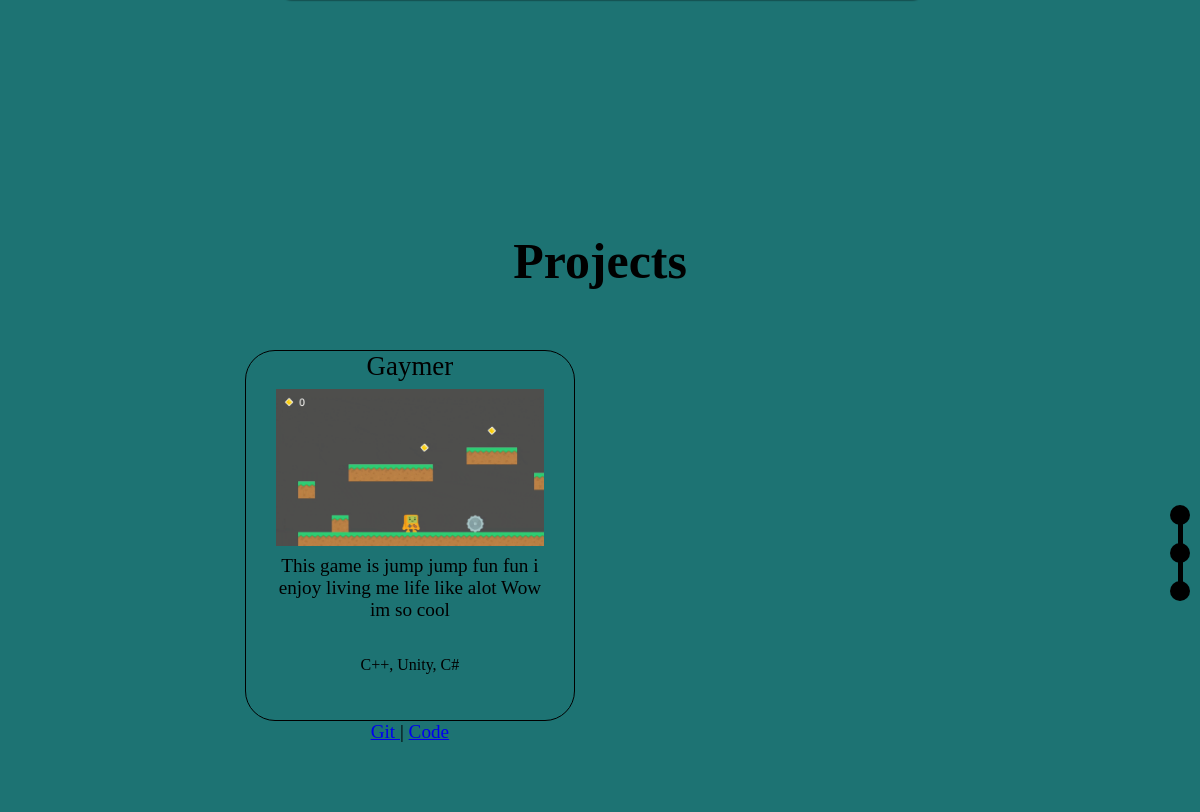
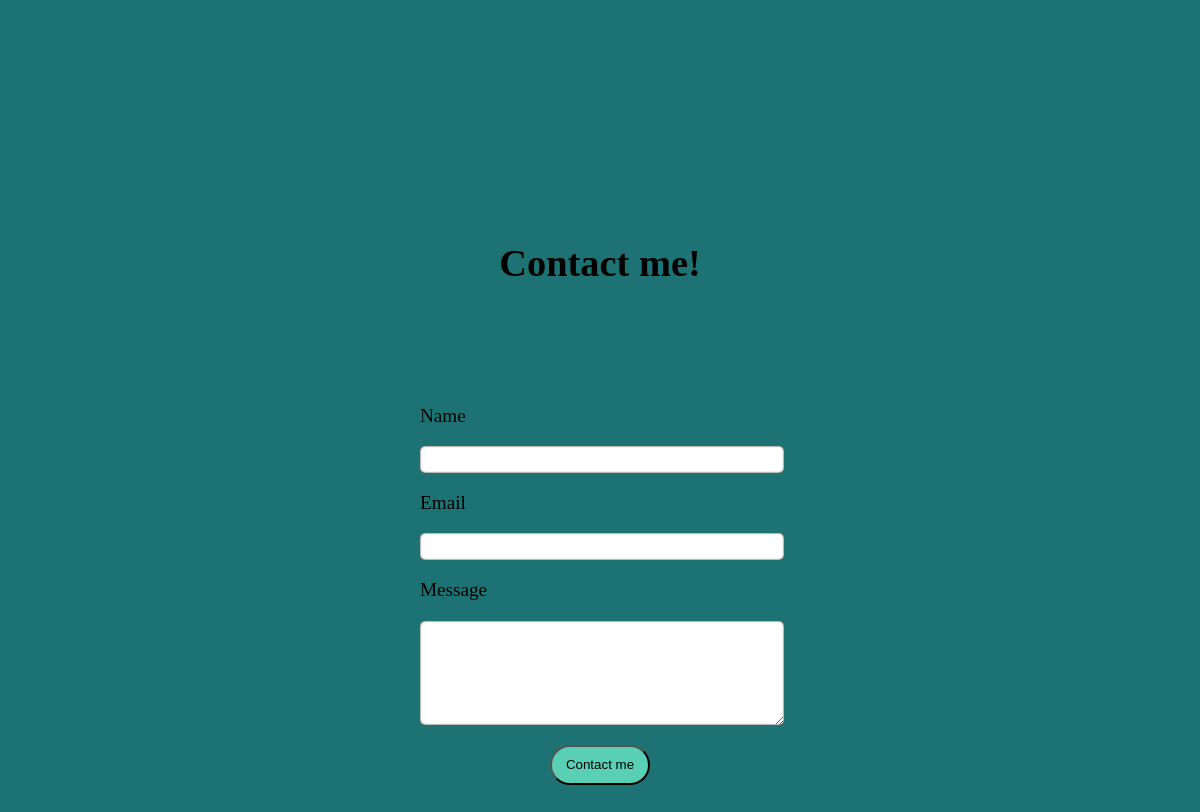
The app's page / (lower part), older data (2 pictures, top to bottom).
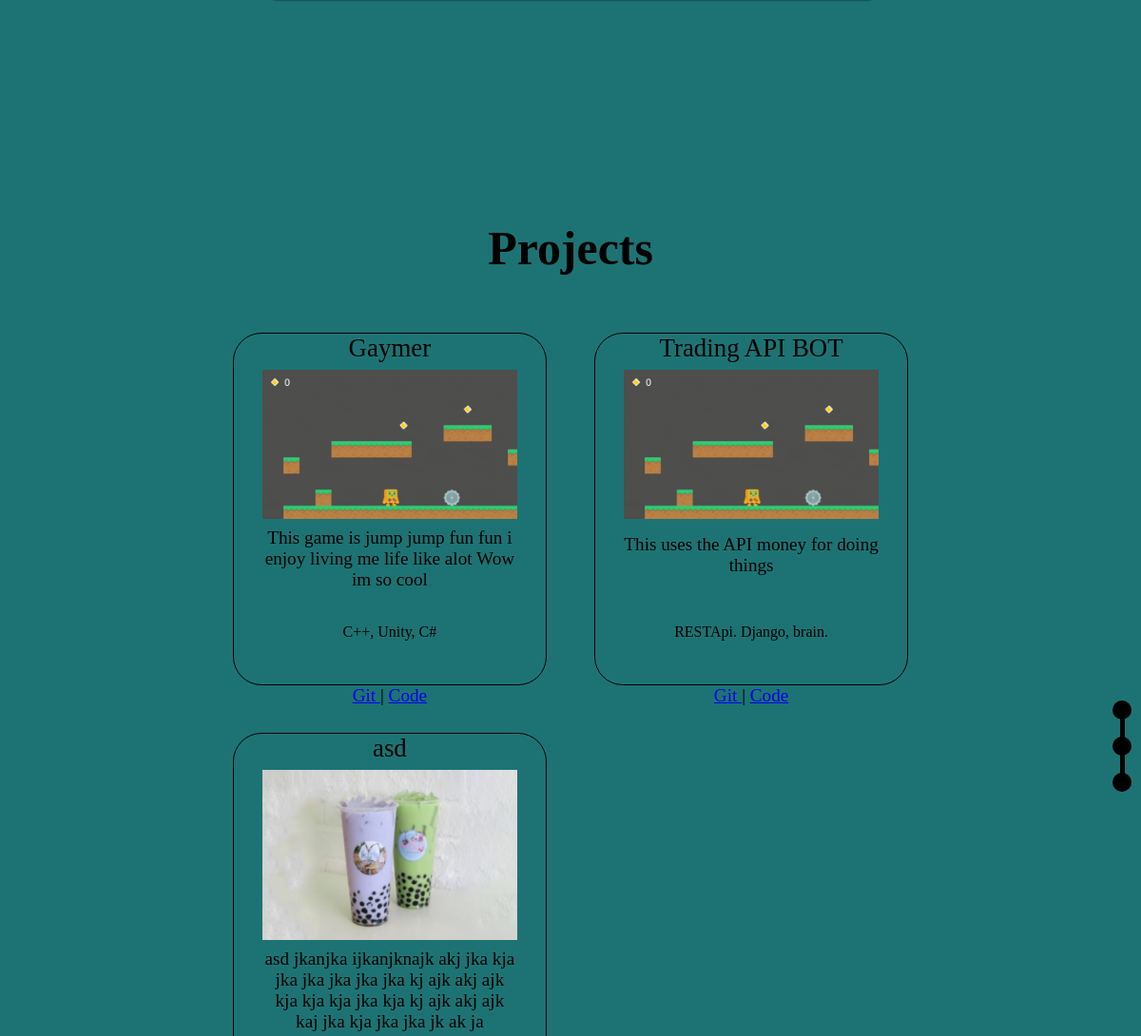
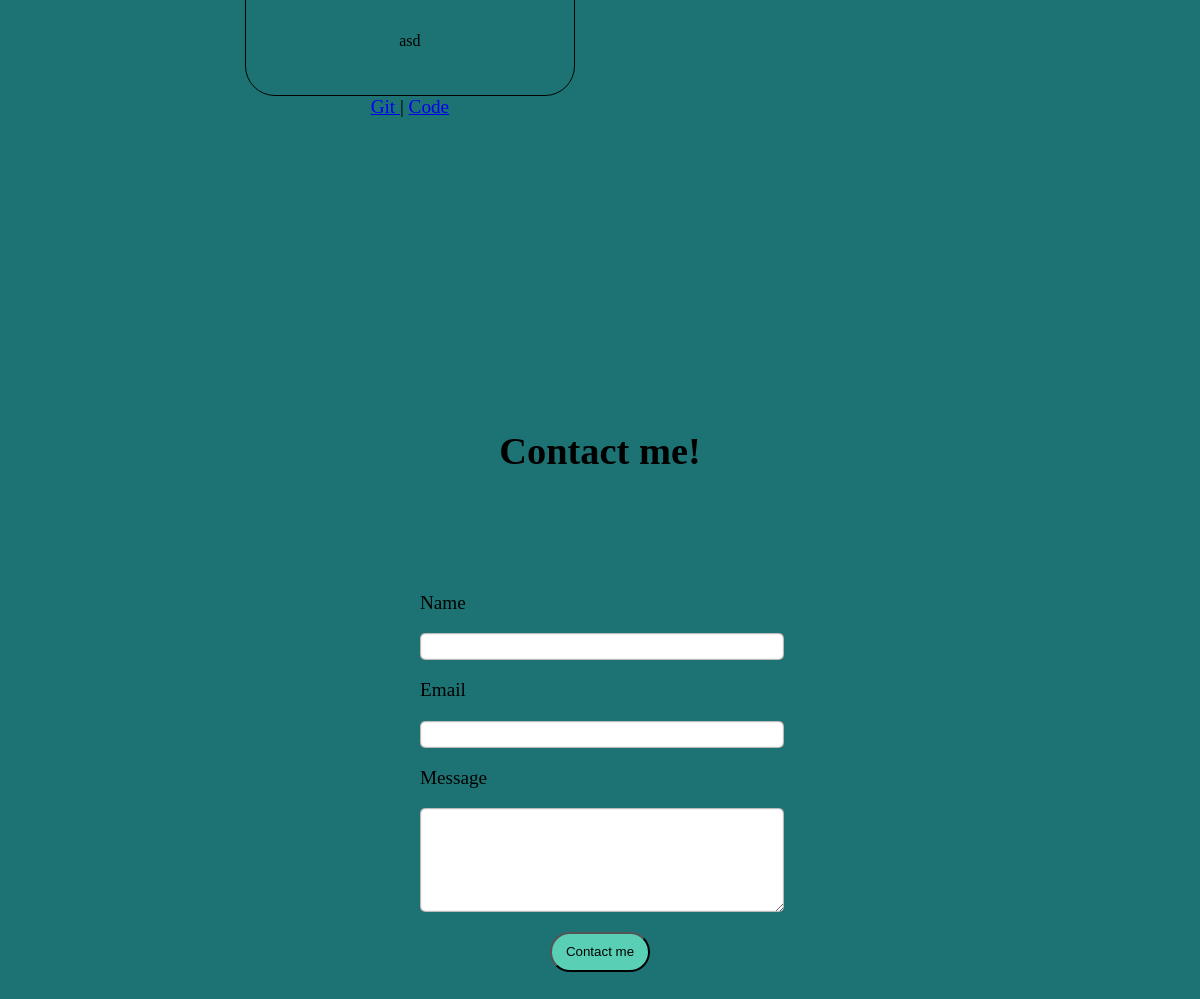
The same page, newer data (2 pictures, top to bottom).
### website/models.py (models this page shows, shortened)
class Project(models.Model):
    name = models.CharField(max_length=10000)
    photo = models.ImageField(upload_to ='images/')
    description = models.CharField(max_length=1000000)
    tech = models.CharField(max_length=10000)
    gitlink =  models.URLField()
    codelink = models.URLField()

### website/views.py (the view)
# urls.py: path('', views.index, name='index'),
def index(request):
  projects = Project.objects.all()
  return render(request, 'index.html', {'projects': projects})

### templates/index.html (shortened to what this page needs)
{% load static %}
<!DOCTYPE html>
<html id="top" lang="en">
<head>
  <link rel="stylesheet" href="{% static 'stylesheets/styles.css' %}" >
  <link rel="stylesheet" href="{% static 'stylesheets/rightsidebar.css' %}" >
  <link rel="stylesheet" href="{% static 'stylesheets/scrollbar.css' %}" >
</head>
<body id="body">
  <div id="title-projects">
    <h1>Projects</h1>
  </div>
  <div id="projects">
    {% for project in projects %}
    <div class="project-box">
      <div class="name">{{project.name}}</div>
      <div class="project-preview">
        <img class='TD-pic' src="{{project.photo.url}}">
      </div>
      <div class="project-Description"><p>{{project.description}}</p></div>
      <div class="project-tech">
        <p>{{project.tech}}</p>
      </div>
      <div class="project-links">
        <a href='{{project.gitlink}}' target='blank'> Git </a> |
        <a href='{{project.codelink}}' target='blank'> Code </a>
      </div>
    </div>
    {% endfor %}
  </div>
  <div class ="right-sidebar">
    <a href="#top">
      <div class="sidebar-about">
      </div>
    </a>
    <div class="bar"></div>
    <a href="#title-projects">
      <div class="sidebar-work">
      </div>
    </a>
    <div class="bar"></div>
    <a href="#Contact-me">
      <div class="sidebar-contact">
      </div>
    </a>
  </div>
  <div class="Footer">
    <div id="title-contact">
      <h1 id="Contact-me">Contact me!</h1>
    </div>
    <div class="contact-info">
      <div class="test">
      <form method="POST">
        <p>Name</p>
        <input class="contact-name" type="text" name="contact-name">
        <p>Email</p>
        <input class="contact-email" type="email" name="contact-email">
        <p>Message</p>
        <textarea class="contact-text" type="text" name="contact-text"></textarea>
        <input class="sumbit" type="Submit" value="Contact me">
      </form>
      </div>
    </div>
  </div>
</body>
</html>

### static/stylesheets/styles.css (style rules this page uses)
html { scroll-behavior: smooth; font-size: 1.2rem; }
#body { background-color: #1D7373; text-decoration: none; margin-bottom: 100px; }
#title-projects { font-size: 1.3rem; text-align: center; margin: 60px; }
#projects { display: grid; grid-template-columns: 1fr 1fr 1fr; row-gap: 50px; column-gap: 50px; width: 60%; justify-content: center; margin: auto; margin-top: 10px; margin-bottom: 20%; }
.project-box { color: black; padding: 9%; position: relative; border-radius: 30px; border: 1px solid black; display: grid; }
.project-links { position: absolute; top: 3; }
.TD-pic { width: 100%; padding-top: 8px; }
.project-Description { text-align: center; margin-top: -15px; }
.project-tech { font-size: 16px; text-align: center; align-self: end; }
.project-links { position: absolute; bottom: -23px; left: 50%; transform: translate(-50%, 0); }
.name { position: absolute; left: 50%; transform: translate(-50%, 0); font-size: 1.4rem; white-space: nowrap; }
.contact-info { margin: 100px auto; display: flex; padding: 2%; flex-direction: column; width: 30%; padding: 0 30px 30px 30px; }
#Contact-me { width: 100%; text-align: center; }
.test { width: 100%; white-space: wrap; }
.contact-name, .contact-text, .contact-email { width: 100%; height: 25px; border-radius: 5px; text-align: justify; border-style: none; box-shadow: inset 0 0 2px; }
.sumbit { width: 100px; background-color: #59d0b6; height: 40px; border-radius: 50px; display: block; margin: 15px auto; }
.contact-text { height: 100px; text-align: justify; white-space: wrap; width: 100; }
.Footer { margin-top: 70px; position: absolute; left: 0; right: 0; }
@media (min-width: 801px)  and (max-width: 1500px) { #projects { grid-template-columns: 1fr 1fr; } }

### static/stylesheets/rightsidebar.css (style rules this page uses)
.right-sidebar { position: fixed; right: 0; top: 50%; color: wheat; z-index: 100; }
.bar { height: 20px; width: 5px; position: relative; right: 2.5px; margin: -10px 0 -10px; background-color: rgb(0, 0, 0) }
.sidebar-about, .sidebar-contact, .sidebar-work { position: relative; right: 10px; border-radius: 50%; height: 20px; width: 20px; background-color: rgb(0, 0, 0); margin: 9px 0 9px; z-index: 99; }

Row changes from the older to the newer data that the page shows:
added Project: name "Trading API BOT", photo (picture), description "This uses the API money for doing things", tech "RESTApi. Django, brain."
added Project: name "asd", photo (picture), description "asd jkanjka ijkanjknajk akj jka kja jka jka jka jka jka kj ajk akj ajk kja kja kja jka kja kj ajk akj ajk kaj jka kja jka jka jk ak ja", tech "asd"
